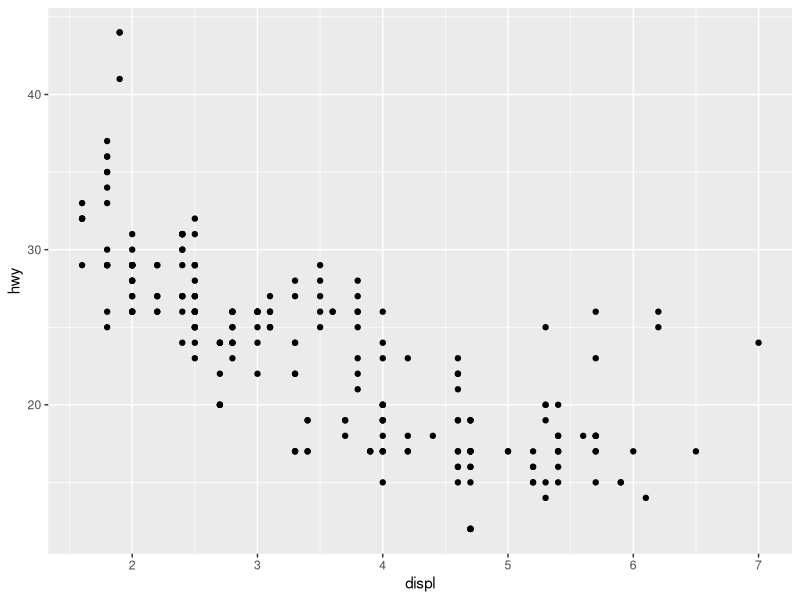
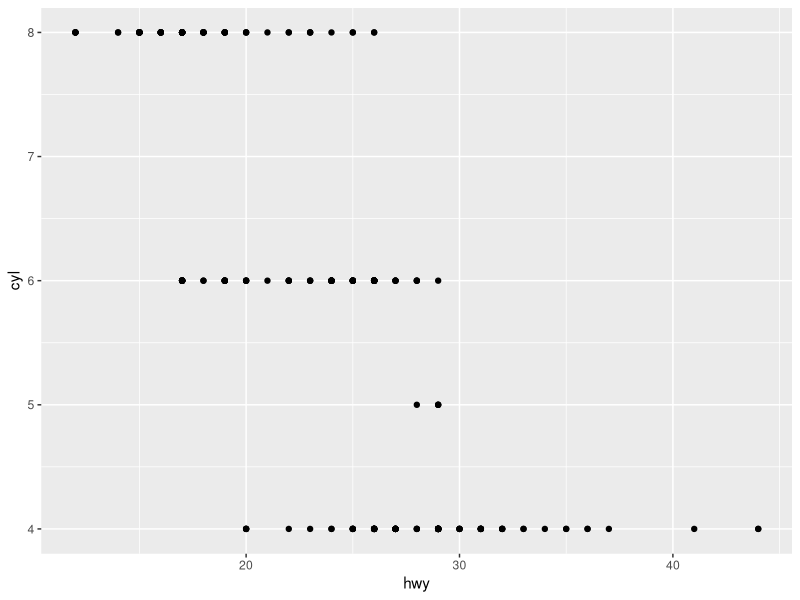
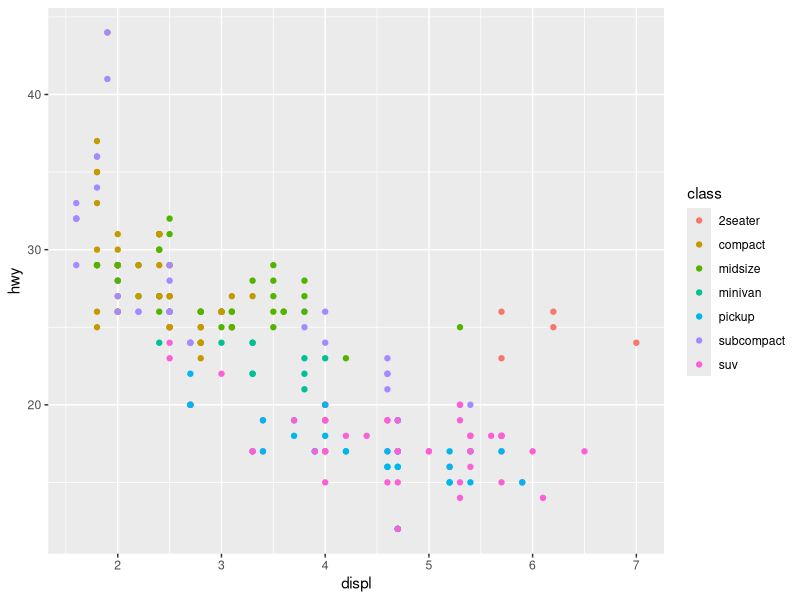
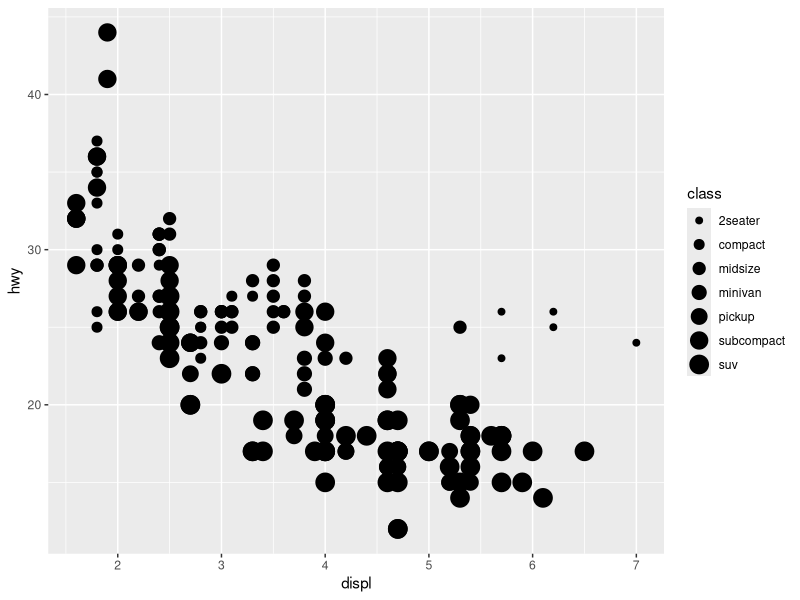
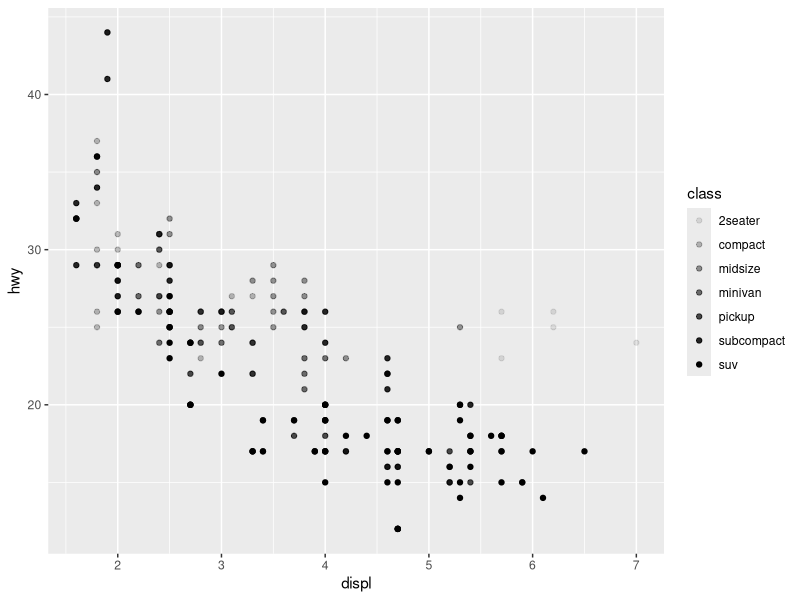
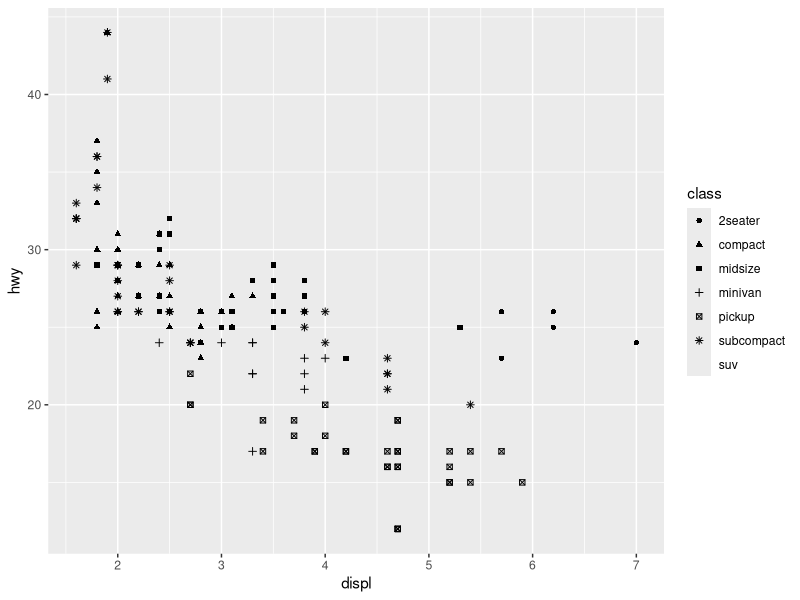
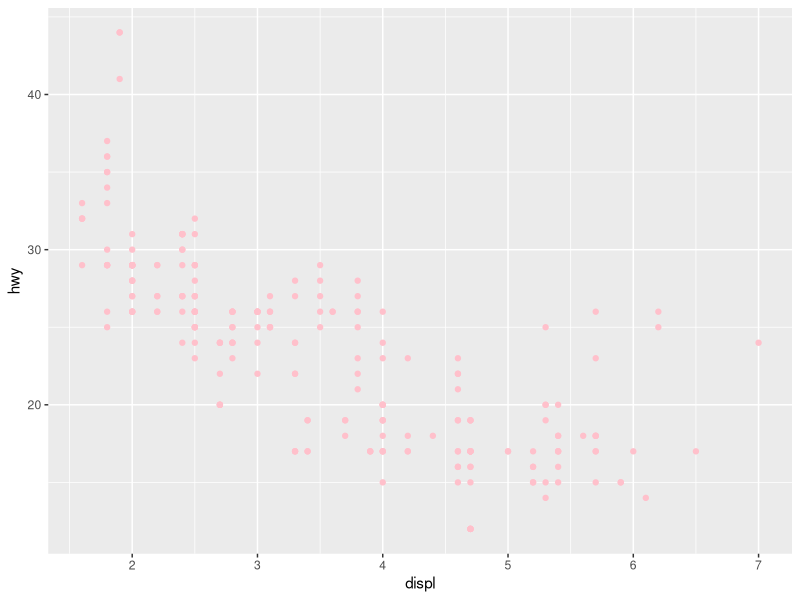
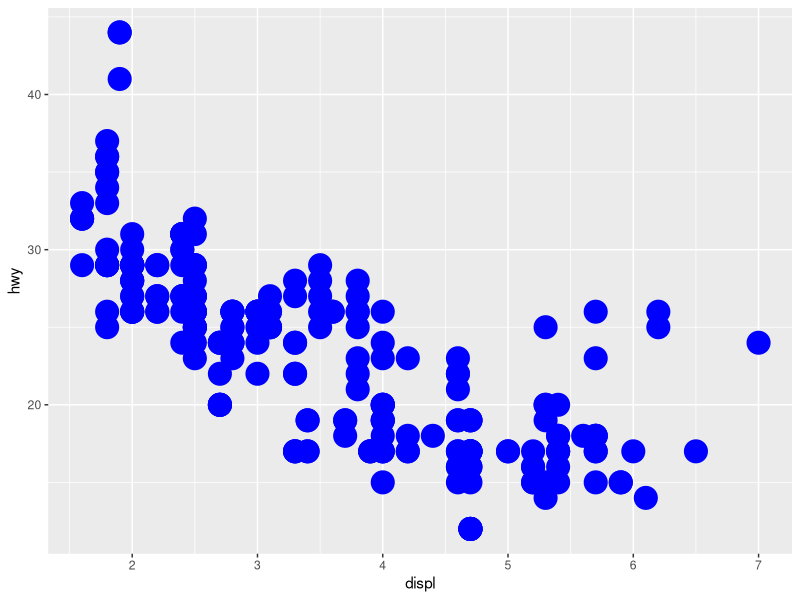

Write R code to recreate these figures, in order.
install.packages("tidyverse")
library(tidyverse)
#> ── Attaching packages ─────────────────────────────────────── tidyverse 1.3.0 ──
#> ✔ ggplot2 3.3.2     ✔ purrr   0.3.4
#> ✔ tibble  3.0.3     ✔ dplyr   1.0.2
#> ✔ tidyr   1.1.2     ✔ stringr 1.4.0
#> ✔ readr   1.4.0     ✔ forcats 0.5.0
#> ── Conflicts ────────────────────────────────────────── tidyverse_conflicts() ──
#> ✖ dplyr::filter() masks stats::filter()
#> ✖ dplyr::lag()    masks stats::lag()

install.packages(c("nycflights13", "gapminder", "Lahman"))

library(tidyverse)
#> ── Attaching packages ─────────────────────────────────────── tidyverse 1.3.0 ──
#> ✔ ggplot2 3.3.2     ✔ purrr   0.3.4
#> ✔ tibble  3.0.3     ✔ dplyr   1.0.2
#> ✔ tidyr   1.1.2     ✔ stringr 1.4.0
#> ✔ readr   1.4.0     ✔ forcats 0.5.0
#> ── Conflicts ────────────────────────────────────────── tidyverse_conflicts() ──
#> ✖ dplyr::filter() masks stats::filter()
#> ✖ dplyr::lag()    masks stats::lag()

# Do cars with big engines use more fuel than cars with small engines?

ggplot2::mpg
?mpg
ggplot(data = mpg) +
  geom_point(mapping = aes(x = displ, y = hwy))

# Grpahing template
# ggplot(data = <DATA>) + 
#  <GEOM_FUNCTION>(mapping = aes(<MAPPINGS>))

ggplot(data = mpg) +
  geom_point(mapping = aes(x = hwy, y = cyl))

# aesthetic mappings
ggplot(data = mpg) + 
  geom_point(mapping = aes(x = displ, y = hwy, colour = class))

ggplot(data = mpg) + 
  geom_point(mapping = aes(x = displ, y = hwy, size = class))
#> Warning: Using size for a discrete variable is not advised.

# Left
ggplot(data = mpg) + 
  geom_point(mapping = aes(x = displ, y = hwy, alpha = class))

# Right
ggplot(data = mpg) + 
  geom_point(mapping = aes(x = displ, y = hwy, shape = class))

ggplot(data = mpg) + 
  geom_point(mapping = aes(x = displ, y = hwy), color = "pink")

ggplot(data = mpg) + 
  geom_point(mapping = aes(x = displ, y = hwy, stroke = 5), color = "blue", shape = 19)

ggplot(data = mpg) + 
  geom_point(mapping = aes(x = displ, y = hwy, stroke = 5, colour = displ <5))

# Facets # 

ggplot(data = mpg) + 
  geom_point(mapping = aes(x = displ, y = hwy)) + 
  facet_wrap(~ class, nrow = 2)

# Facets grid #

ggplot(data = mpg) + 
  geom_point(mapping = aes(x = displ, y = hwy)) + 
  facet_grid(drv ~ cyl)

ggplot(data = mpg) + 
  geom_point(mapping = aes(x = drv, y = cyl))

ggplot(data = mpg) + 
  geom_point(mapping = aes(x = displ, y = hwy)) +
  facet_grid(drv ~ .)

ggplot(data = mpg) + 
  geom_point(mapping = aes(x = displ, y = hwy)) +
  facet_grid(. ~ cyl)

ggplot(data = mpg) + 
  geom_point(mapping = aes(x = displ, y = hwy)) + 
  facet_wrap(~ class, nrow = 2)